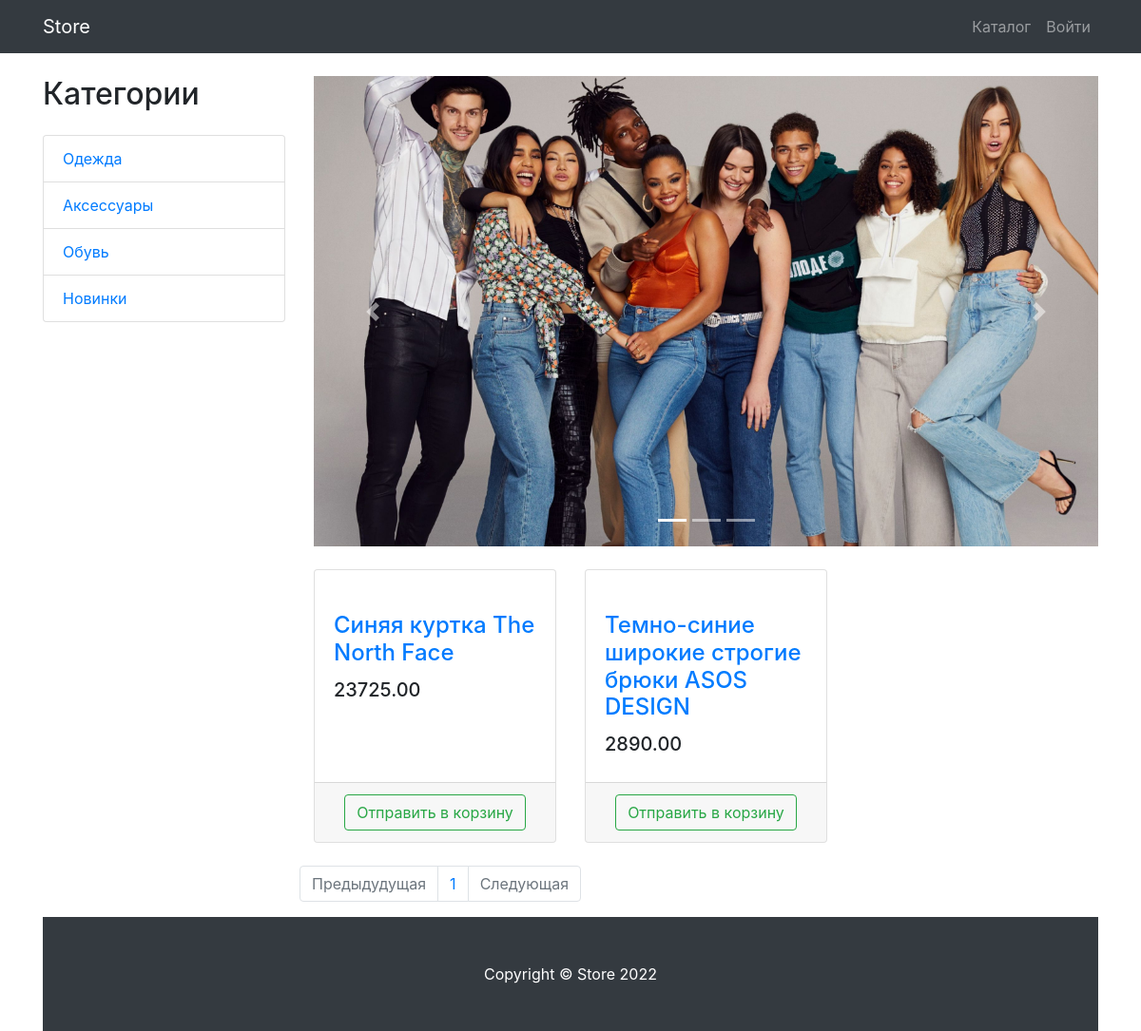
Screenshot of /products/category/4/ with the database file from the repository.
### products/models.py (models this page shows, shortened)
class ProductCategory(models.Model):
    name = models.CharField(max_length=128)
    description = models.TextField(null=True, blank=True)
    class Meta:
        verbose_name = 'Категорию'
        verbose_name_plural = 'Категории'

class Product(models.Model):
    name = models.CharField(max_length=256)
    description = models.TextField()
    price = models.DecimalField(max_digits=7, decimal_places=2)
    quantity = models.IntegerField(default=0)
    image = models.ImageField(upload_to='products_images')
    category = models.ForeignKey(to=ProductCategory, on_delete=models.CASCADE)
    class Meta:
        verbose_name = 'Продукт'
        verbose_name_plural = 'Продукты'

### products/views.py (the view)
# urls.py: path('', products, name= 'index'),
def products(request, category_id=None, page_number=1):
    if category_id:
        products = Product.objects.filter(category_id=category_id)
    else:
        products = Product.objects.all()
    paginator = Paginator(products, 3)
    products_paginator = paginator.page(page_number)
    context = {'title': 'Store - Каталог',
               'categories': ProductCategory.objects.all(),
               'products' : products_paginator,
               }
    return render(request, 'products/products.html', context)

### products/templates/products/products.html (shortened to what this page needs)
{% extends 'products/base.html' %}
{% load static %}
{% block css %}
    <link href="{% static '/vendor/css/products.css' %}" rel="stylesheet">
{% endblock%}
{% block content %}
<div class="container">
    <div class="row">
        <div class="col-lg-3">
            <h2 class="my-4">Категории</h2>
            <div class="list-group">
                {% for category in categories %}
                    <a href="{% url 'products:category' category.id %}" class="list-group-item">
                        {{category.name}}
                    </a>
                {% endfor %}
            </div>
        </div>
        <div class="col-lg-9">
            <div id="carouselExampleIndicators" class="carousel slide my-4" data-ride="carousel">
                <ol class="carousel-indicators">
                    <li data-target="#carouselExampleIndicators" data-slide-to="0" class="active"></li>
                    <li data-target="#carouselExampleIndicators" data-slide-to="1"></li>
                    <li data-target="#carouselExampleIndicators" data-slide-to="2"></li>
                </ol>
                <div class="carousel-inner" role="listbox">
                    <div class="carousel-item active">
                        <img class="d-block img-fluid" src="{% static '/vendor/img/slides/slide-1.jpg' %}" alt="First slide">
                    </div>
                </div>
                <a class="carousel-control-prev" href="#carouselExampleIndicators" role="button" data-slide="prev">
                    <span class="carousel-control-prev-icon" aria-hidden="true"></span>
                </a>
                <a class="carousel-control-next" href="#carouselExampleIndicators" role="button" data-slide="next">
                    <span class="carousel-control-next-icon" aria-hidden="true"></span>
                </a>
            </div>
            <div class="row">
                {% for product in products %}
                <div class="col-lg-4 col-md-6 mb-4">
                    <div class="card h-100">
                        <a href="#">
                        </a>
                        <div class="card-body">
                            <h4 class="card-title">
                                <a href="#">{{ product.name }}</a>
                            </h4>
                            <h5>{{ product.price }}</h5>
                        </div>
                        <div class="card-footer text-center">
                            <a class="btn btn-outline-success" href="{% url 'products:basket_add' product.id %}">
                                Отправить в корзину
                            </a>
                        </div>
                    </div>
                </div>
                {% endfor %}
            <nav aria-label="Page navigation example">
                <ul class="pagination justify-content-center">
                    <li class="page-item {% if not products.has_previous %} disabled {% endif %}">
                        <a class="page-link"
                        href="{% if products.has_previous %} {% url 'products:paginator' products.previous_page_number %} {% else %} # {% endif %}"
                        tabindex="-1" aria-disabled="true">Предыдудущая</a>
                    </li>
                    {% for page in products.paginator.page_range %}
                        <li class="page-item"><a class="page-link" href="{% url 'products:paginator' page %}"> {{ page }} </a></li>
                    {% endfor %}
                    <li class="page-item {% if not products.has_next %} disabled {% endif %}">
                        <a class="page-link"
                        href="{% if products.has_next %} {% url 'products:paginator' products.next_page_number %} {% else %} # {% endif %}">Следующая</a>
                    </li>
                </ul>
            </nav>
        </div>
    </div>
</div>
{% endblock %}
{% block footer %}
<footer class="py-5 bg-dark">
    <div class="container">
        <p class="m-0 text-center text-white">Copyright &copy; Store 2022</p>
    </div>
</footer>
{% endblock %}

### rows the page displays
ProductCategory: name "Одежда"
ProductCategory: name "Аксессуары"
ProductCategory: name "Обувь"
ProductCategory: name "Новинки"
Product: name "Синяя куртка The North Face", price "23725.00"
Product: name "Темно-синие широкие строгие брюки ASOS DESIGN", price "2890.00"

### other values shown
{{ page }} "1"
